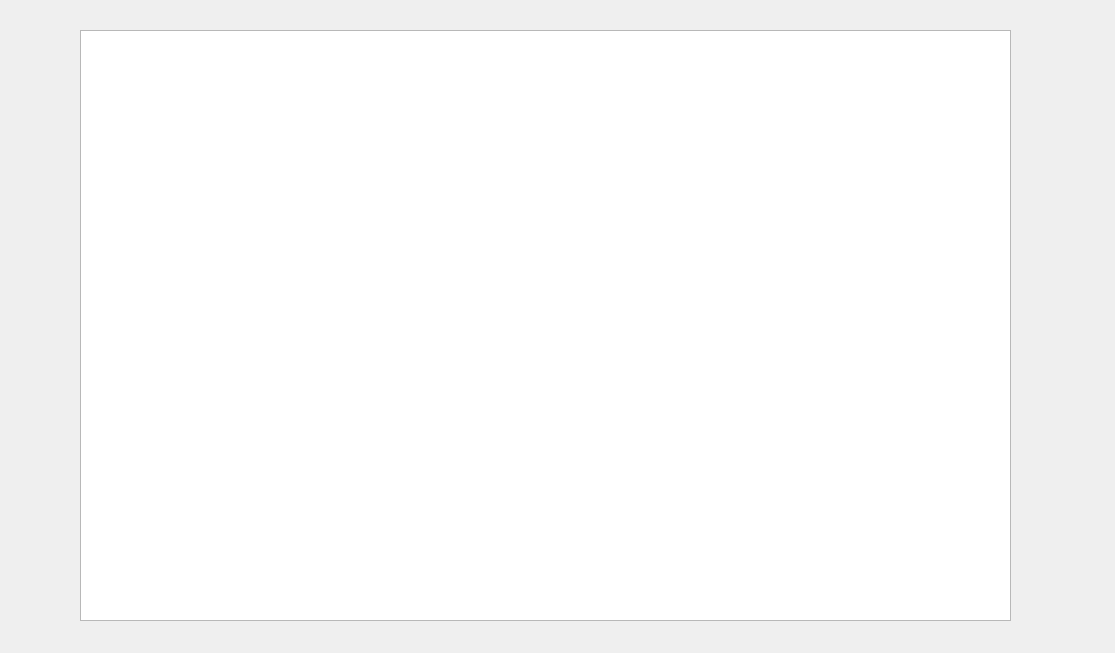
<?xml version="1.0" encoding="UTF-8"?>
<ui version="4.0">
 <class>Visualisation</class>
 <widget class="QWidget" name="Visualisation">
  <property name="geometry">
   <rect>
    <x>0</x>
    <y>0</y>
    <width>1115</width>
    <height>653</height>
   </rect>
  </property>
  <property name="windowTitle">
   <string>Visualisation</string>
  </property>
  <widget class="QListView" name="Visualisationlist">
   <property name="geometry">
    <rect>
     <x>80</x>
     <y>30</y>
     <width>931</width>
     <height>591</height>
    </rect>
   </property>
  </widget>
 </widget>
 <layoutdefault spacing="6" margin="11"/>
 <resources/>
 <connections/>
</ui>
